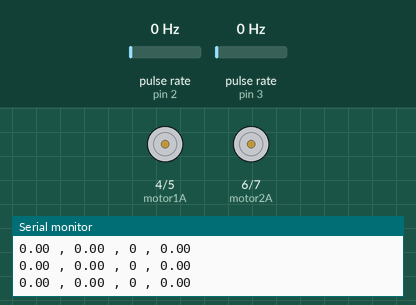
A sketch run on a simulated Arduino Uno, built with avr-gcc and run on an emulated ATmega328P. Parts: motor-driver pin pairs drawn as motors (green arrow = first pin HIGH = forward, orange = second pin HIGH = backward, longer = more drive), the last lines printed to the serial monitor. Wiring (inferred from the names in the program): 2 × pulse sensor: data pin 2 / data pin 3. Inputs (shaded band) come from the test bench; at power-on: pulse rate (sensors on pin 3, pin 2) 0 Hz.

Above: at 1.2 s.
1.3 s: pulse rate (sensor on pin 3) set to 4 Hz
At 1.63 s:
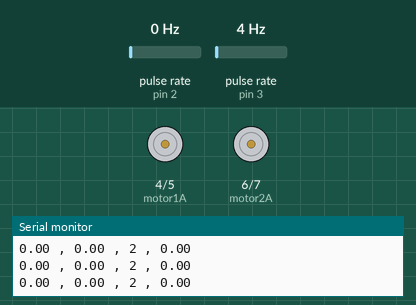
4.3 s: pulse rate (sensor on pin 2) set to 12 Hz
At 4.97 s:
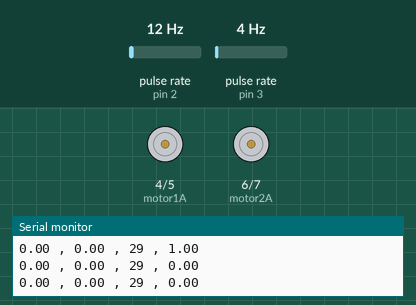
7.3 s: pulse rate (sensor on pin 3) set to 50 Hz
10.3 s: pulse rate (sensor on pin 2) set to 150 Hz
At 10.3 s:
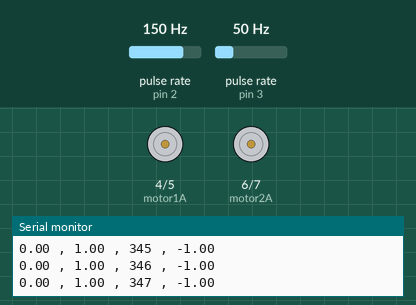
13.3 s: pulse rate (sensor on pin 2) set to 4 Hz
At 15.35 s:
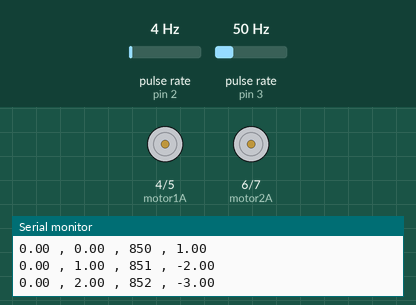
Timing chart, 0 to 17.0 s (numbered marks = the images above; inputs shaded):
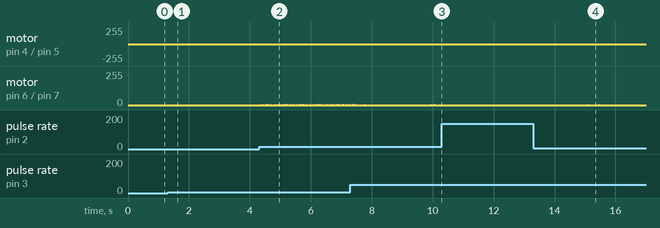

Measured:
- after the input at 1.3 s, motor on pin 4 (motor1A) / pin 5 (motor1B): alternates backward 1/255 for 0.01 s and stopped for 0.11 s, starting after 0.14 s
- after the input at 4.3 s, motor on pin 6 (motor2A) / pin 7 (motor2B): alternates forward 1/255 for 0.01 s and stopped for 0.03 s, starting after 0.06 s
- after the input at 10.3 s, motor on pin 4 (motor1A) / pin 5 (motor1B), motor on pin 6 (motor2A) / pin 7 (motor2B): stops changing and stays stopped

The sketch:

PID_3.ino
```cpp
#include <PID_v1.h>

//encoder
#define encoder1 2  // Motor 1 Interrupt Pin - INT 0
#define encoder2 3  // Motor 2 Interrupt Pin - INT 1

//motor
#define motor1A 4
#define motor1B 5
#define motor2A 6
#define motor2B 7

double Pk1 = 1;
double Ik1 = 0;
double Dk1 = 0.01;

double Setpoint1, Output1, Input1, Output1a;
PID PID1(&Input1, &Output1, &Setpoint1, Pk1, Ik1, Dk1, DIRECT);

double Pk2 = 1;
double Ik2 = 0;
double Dk2 = 0.01;

double Setpoint2, Output2, Input2, Output2a;
PID PID2(&Input2, &Output2, &Setpoint2, Pk2, Ik2, Dk2, DIRECT);

float demand1;
float demand2;

float demandx;
float demandz;

unsigned long currentMillis;
unsigned long previousMillis;

volatile long encoder0Pos = 0;    // encoder 1
volatile long encoder1Pos = 0;    // encoder 2

float encoder0Diff;
float encoder1Diff;

float encoder0Error;
float encoder1Error;

float encoder0Prev;
float encoder1Prev;

void setup() {
  pinMode(motor1A, OUTPUT);
  pinMode(motor1B, OUTPUT);
  pinMode(motor2A, OUTPUT);
  pinMode(motor2B, OUTPUT);

  Serial.begin(115200);
  pinMode(encoder1, INPUT_PULLUP);    // encoder pins
  pinMode(encoder2, INPUT_PULLUP);

  attachInterrupt(digitalPinToInterrupt(encoder1), doEncoderA, CHANGE);
  attachInterrupt(digitalPinToInterrupt(encoder2), doEncoderB, CHANGE);

  PID1.SetMode(AUTOMATIC);
  PID1.SetOutputLimits(-100, 100);
  PID1.SetSampleTime(10);

  PID2.SetMode(AUTOMATIC);
  PID2.SetOutputLimits(-100, 100);
  PID2.SetSampleTime(10);

}

void loop() {
  currentMillis = millis();

  if (currentMillis - previousMillis >= 10 ){
    previousMillis = currentMillis;

    if (Serial.available()>0){
      char c = Serial.read();

      if (c == 'a'){
        demandx = 1;
        demandz = 1;
      }
      else if (c == 'b') {
        demandx = 1;
        demandz = 0;
      }
      else if (c == 'c') {
        demandx = 0;
        demandz = 1;
      }
      else if (c == 'd') {
        demandx = 0;
        demandz = -0;
      }
      else if (c == 'e') {
        demandx = 0.25;
        demandz = 1;
      }
       else if (c == 'f') {
        demandx = 0.25;
        demandz = -1;
      }
      else if (c == 'z') {
        demandx = 0;
        demandz = 0;
      }
    }

/*    rata rata jumlah encoder per 1 meter 800 tick
      8 per 10 millisecond atau 1 meter/deteik

      Jarak antara roda 60mm, setengahnya 30mm
      Circumference dari 60mm (Pi x D) adalah 190mm(dibulatkan), Setiap roda butuh penggerak setengah dari Circumference, yang nilainya 95mm 1 belok radian,
      Setiap roda butuh penggerak 95/Pi = 30mm (per detik untuk 1 rad/s)
*/
    demand1 = demandx - (demandz*0.03);
    demand2 = demandx + (demandz*0.03);

    encoder0Diff = encoder0Pos - encoder0Prev;
    encoder1Diff = encoder1Pos - encoder1Prev;

    encoder0Error = (demand1*8) - encoder0Diff;
    encoder1Error = (demand2*8) - encoder1Diff;

    encoder0Prev = encoder0Pos;
    encoder1Prev = encoder1Pos;

    Setpoint1 = demand1*8;
    Input1 = encoder0Diff;
    PID1.Compute();

    Setpoint2 = demand2*8;
    Input2 = encoder1Diff;
    PID2.Compute();

    Serial.print(Setpoint2);
    Serial.print(" , ");
    Serial.print(encoder1Diff);
    Serial.print(" , ");
    Serial.print(encoder1Pos);
    Serial.print(" , ");
    Serial.println(Output2);

    //motor
    if (Output1 > 0){
      Output1a = abs(Output1);
      analogWrite(motor2A, Output1a);
      analogWrite(motor2B, 0);
    }
    else if (Output1 < 0) {
      Output1a = abs(Output1);
      analogWrite(motor2B, Output1a);
      analogWrite(motor2A, 0);
    }
    else{
      analogWrite(motor2B, 0);
      analogWrite(motor2A, 0);
    }

    //motor 2
    if (Output2 > 0){
      Output2a = abs(Output2);
      analogWrite(motor1B, Output2a);
      analogWrite(motor1A, 0);
    }
    else if (Output2 < 0) {
      Output2a = abs(Output2);
      analogWrite(motor1A, Output2a);
      analogWrite(motor1B, 0);
    }
    else{
      analogWrite(motor1A, 0);
      analogWrite(motor1B, 0);
    }
  }

}

void doEncoderA() {
    // Baca status arah putaran motor
    int motor1Direction = digitalRead(motor1A) ^ digitalRead(motor1B);

    // Sesuaikan penambahan atau pengurangan nilai encoder sesuai dengan arah putaran motor
    if (motor1Direction == HIGH) {
        encoder0Pos = encoder0Pos - 1;
    } else {
        encoder0Pos = encoder0Pos + 1;
    }
}

void doEncoderB() {
    // Baca status arah putaran motor
    int motor2Direction = digitalRead(motor2A) ^ digitalRead(motor2B);

    // Sesuaikan penambahan atau pengurangan nilai encoder sesuai dengan arah putaran motor
    if (motor2Direction == HIGH) {
        encoder1Pos = encoder1Pos - 1;
    } else {
        encoder1Pos = encoder1Pos + 1;
    }
}
```
